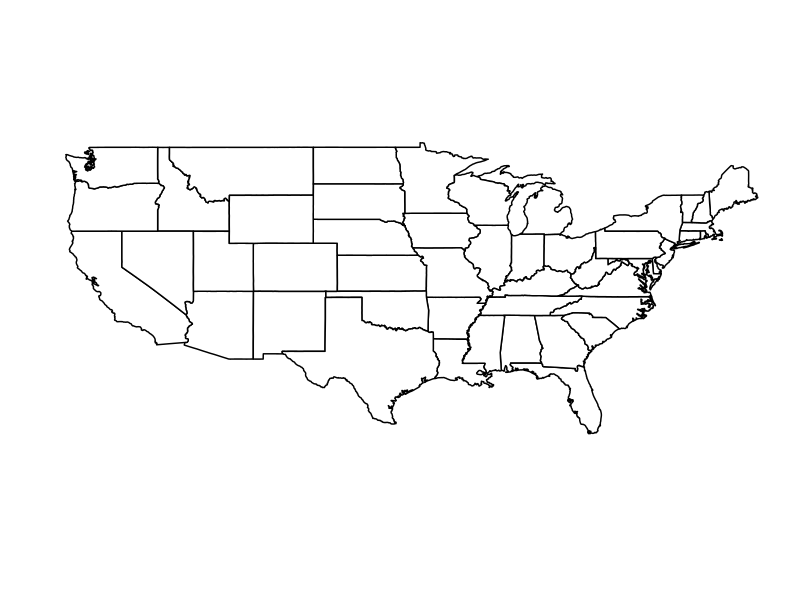
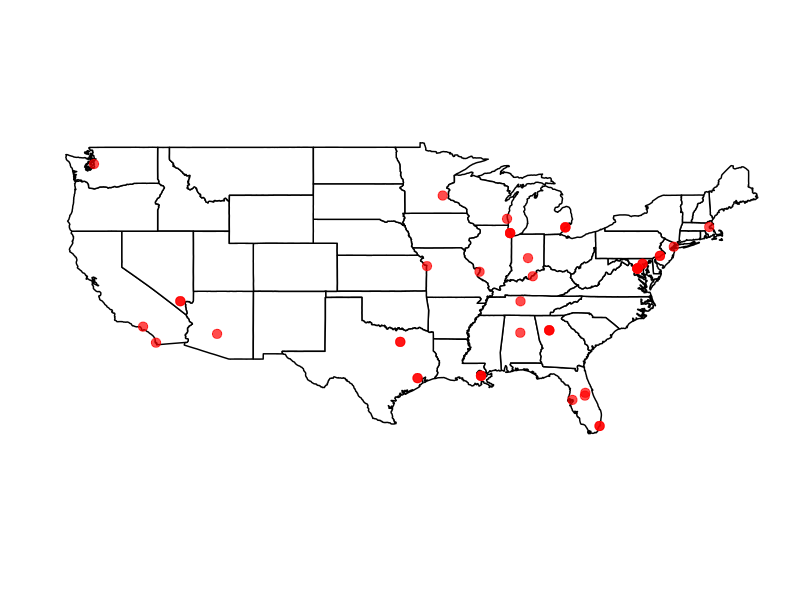

The R source for these figures, in order:
#packages
library(maps)
library(ggplot2)
library(tidyverse)

#data 
NABJ <- read_csv("data/NABJConRaw.csv")
#making world map
usa_map <- map_data("state")

#testing

#Base map
basemap <- ggplot() + coord_fixed() +
  xlab("") + ylab("") + geom_polygon(data=usa_map, aes(x=long, y=lat, group = group), 
                                     colour="black", fill = "white") +
  theme_minimal() + 
  theme(panel.grid.major = element_blank(), panel.grid.minor = element_blank(),
        panel.background = element_rect(fill = 'white',
                                        colour = 'white'), 
        axis.text.x=element_blank(),
        axis.text.y=element_blank())

#plot my points YUM 
locations_map <- 
  basemap +
  geom_point(data=NABJ, 
             aes(x=longitude, y=latitude), color = 
               "Red", size=2.8, alpha=(0.7))





